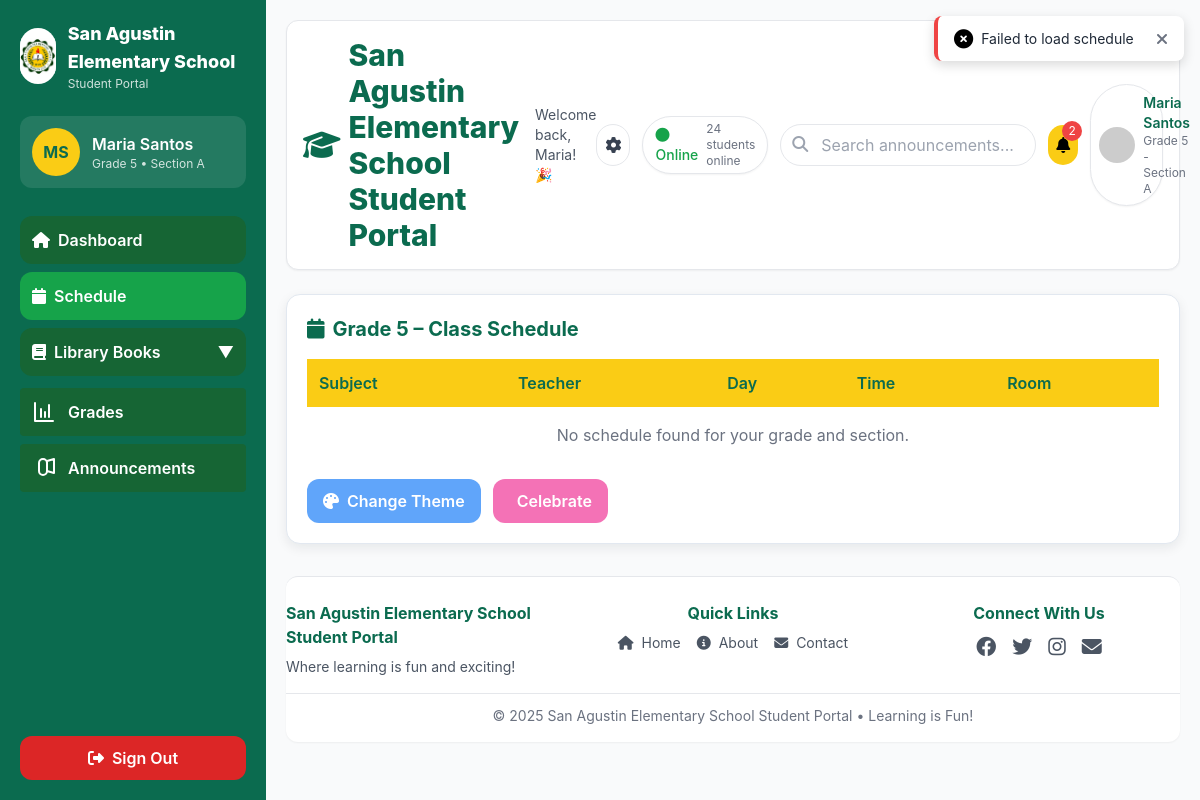
Screenshot of /student/class_schedule.php (signed in) with the database file from the repository.
### tables this page shows
CREATE TABLE `students` (
  `id` int(11) NOT NULL,
  `user_id` int(11) DEFAULT NULL,
  `student_id` varchar(20) NOT NULL,
  `first_name` varchar(50) NOT NULL,
  `last_name` varchar(50) NOT NULL,
  `middle_name` varchar(50) DEFAULT NULL,
  `birthdate` date NOT NULL,
  `gender` enum('Male','Female','Other') DEFAULT NULL,
  `address` text DEFAULT NULL,
  `email` varchar(100) DEFAULT NULL,
  `contact_number` varchar(20) DEFAULT NULL,
  `guardian_name` varchar(100) DEFAULT NULL,
  `guardian_contact` varchar(20) DEFAULT NULL,
  `guardian_relationship` varchar(50) DEFAULT NULL,
  `grade_level` int(11) NOT NULL,
  `section` varchar(10) DEFAULT NULL,
  `school_year` varchar(20) DEFAULT NULL,
  `lrn` varchar(20) DEFAULT NULL,
  `status` enum('Active','Inactive','Transferred','Graduated') DEFAULT 'Active',
  `is_active` tinyint(1) NOT NULL DEFAULT 1,
  `last_login` datetime DEFAULT NULL,
  `created_at` timestamp NOT NULL DEFAULT current_timestamp(),
  `updated_at` timestamp NOT NULL DEFAULT current_timestamp() ON UPDATE current_timestamp()
);

### student/class_schedule.php (the view, shortened to what this page needs)
<?php
$database = new Database();
$schedule = [];
$user = [
    'first_name' => 'Student',
    'last_name' => '',
    'grade_level' => 'N/A',
    'section' => 'N/A'
];
if (isset($_SESSION['user_id'])) {
    try {
        $registrar_conn = $database->getConnection('registrar');
        $query = "SELECT first_name, last_name, grade_level, section FROM students WHERE user_id = ?";
        $stmt = $registrar_conn->prepare($query);
        $stmt->bindParam(1, $_SESSION['user_id']);
        $stmt->execute();
        $userData = $stmt->fetch(PDO::FETCH_ASSOC);
        if ($userData) {
            $user = array_merge($user, $userData);
        }
    } catch (PDOException $e) {
        error_log("Database error: " . $e->getMessage());
    }
}
$initials = '';
if (!empty($user['first_name'])) $initials .= substr($user['first_name'], 0, 1);
if (!empty($user['last_name'])) $initials .= substr($user['last_name'], 0, 1);
?>
<!DOCTYPE html>
<html lang="en">
<head>
  <script src="https://cdn.tailwindcss.com"></script>
  <link rel="stylesheet" href="https://cdnjs.cloudflare.com/ajax/libs/font-awesome/6.4.0/css/all.min.css">
</head>
<body class="min-h-screen bg-gray-50">
  <div class="min-h-screen flex">
    <aside class="hidden md:flex md:flex-col w-72 p-5 bg-school-primary text-white">
      <div class="flex items-center gap-3 mb-6">
        <div class="w-14 h-14 rounded-full bg-white flex items-center justify-center">
          <img src="logo.jpg" alt="San Agustin ES Logo" class="w-full h-full object-contain rounded-full">
        </div>
        <div>
          <div class="text-lg font-extrabold">San Agustin Elementary School</div>
          <div class="text-xs text-white/80">Student Portal</div>
        </div>
      </div>
      <div class="bg-white/10 p-3 rounded-xl mb-4 flex items-center gap-3">
        <div class="w-12 h-12 rounded-full bg-school-secondary text-school-primary font-bold flex items-center justify-center">
          <?php echo !empty($initials) ? $initials : 'U'; ?>
        </div>
        <div>
          <div class="font-semibold"><?php echo htmlspecialchars($user['first_name'] . ' ' . $user['last_name']); ?></div>
          <div class="text-xs text-white/80">
            Grade <?php echo htmlspecialchars($user['grade_level']); ?> •
            Section <?php echo htmlspecialchars($user['section']); ?>
          </div>
        </div>
      </div>
      <nav class="mt-3 flex-1 space-y-2">
        <a id="navDashboard" href="dashboard.php" class="w-full big-btn bg-green-800 hover:bg-green-700 text-white flex items-center gap-2 px-3 py-3">
          <i class="fas fa-home"></i> Dashboard
        </a>
        <a id="navSchedule" href="class_schedule.php" class="w-full big-btn bg-green-600 hover:bg-green-500 text-white flex items-center gap-2 px-3 py-3 active-nav">
          <i class="fas fa-calendar"></i> Schedule
        </a>
        <div class="collapsible-section">
          <button id="booksBtn" class="w-full big-btn bg-green-800 hover:bg-green-700 text-white flex items-center justify-between px-3 py-3">
            <span class="flex items-center gap-2"><i class="fas fa-book"></i> Library Books</span>
            <span class="collapsible-arrow transition-transform">▼</span>
          </button>
        </div>
        <a id="navGrades" href="grades.php" class="w-full big-btn bg-green-800 hover:bg-green-700 text-white flex items-center gap-3 px-3 py-3 rounded">
          <svg xmlns="http://www.w3.org/2000/svg" class="h-6 w-6" fill="none" viewBox="0 0 24 24" stroke="currentColor">
            <path stroke-linecap="round" stroke-linejoin="round" stroke-width="2" d="M3 3v18h18M9 17V9m4 8v-5m4 5V5" />
          </svg>
          <span>Grades</span>
        </a>
        <a id="navAnnouncements" href="announcements.php" class="w-full big-btn bg-green-800 hover:bg-green-700 text-white flex items-center gap-3 px-3 py-3 rounded">
          <svg xmlns="http://www.w3.org/2000/svg" class="h-6 w-6" fill="none" viewBox="0 0 24 24" stroke="currentColor">
            <path stroke-linecap="round" stroke-linejoin="round" stroke-width="2" d="M15 11V5l7-2v14l-7-2v-6m0 6a4 4 0 01-8 0V7a4 4 0 018 0" />
          </svg>
          <span>Announcements</span>
        </a>
      </nav>
      <div class="mt-4">
        <form action="../logout.php" method="post" class="w-full">
          <button type="submit" id="logout" class="w-full bg-red-600 hover:bg-red-500 big-btn flex items-center justify-center gap-2">
            <i class="fas fa-sign-out-alt"></i> Sign Out
          </button>
        </form>
      </div>
    </aside>
    <main class="flex-1 p-5">
      <header class="flex items-center justify-between mb-6 bg-white p-4 rounded-xl shadow-sm border border-gray-200">
        <div class="flex items-center gap-4">
          <h1 class="text-2xl md:text-3xl font-extrabold text-school-primary flex items-center gap-2">
            <i class="fas fa-graduation-cap"></i>San Agustin Elementary <br>School Student Portal
          </h1>
          <span class="hidden md:inline text-sm text-gray-600">
            Welcome back, <?php echo htmlspecialchars($user['first_name']); ?>! 🎉
          </span>
        </div>
        <div class="flex items-center gap-3">
          <button id="settingsBtn" class="p-2 rounded-full bg-white border hover:bg-gray-50" title="Student Settings">
            <i class="fas fa-cog text-gray-700"></i>
          </button>
          <div class="hidden sm:flex items-center bg-white rounded-full border px-3 py-1 shadow-sm">
            <span class="text-sm text-green-600 font-medium mr-2"><i class="fas fa-circle animate-pulse"></i> Online</span>
            <span id="onlineCount" class="text-xs text-gray-500">24 students online</span>
          </div>
          <div class="relative">
            <input id="search" aria-label="Search" class="hidden sm:inline px-4 py-2 rounded-full border w-64 search-input pl-10" placeholder="Search announcements..." />
            <i class="fas fa-search absolute left-3 top-3 text-gray-400"></i>
          </div>
          <button id="notifBtn" class="p-2 rounded-full bg-school-secondary relative" title="Notifications">
            <i class="fas fa-bell"></i>
            <span id="notifCount" class="absolute -top-1 -right-1 bg-red-500 text-white text-xs rounded-full w-5 h-5 flex items-center justify-center">3</span>
          </button>
          <div class="flex items-center gap-2 p-2 rounded-full bg-white shadow-sm border">
            <img src="https://i.pravatar.cc/40?img=5" alt="profile" class="w-9 h-9 rounded-full">
            <div class="hidden sm:block text-sm">
              <div class="font-semibold text-school-primary">
                <?php echo htmlspecialchars($user['first_name'] . ' ' . $user['last_name']); ?>
              </div>
              <div class="text-xs text-gray-500">
                Grade <?php echo htmlspecialchars($user['grade_level']); ?> -
                Section <?php echo htmlspecialchars($user['section']); ?>
              </div>
            </div>
          </div>
        </div>
      </header>
      <section class="card p-5">
        <h2 class="text-xl font-bold text-school-primary flex items-center gap-2">
          <i class="fas fa-calendar"></i>
          Grade <?php echo htmlspecialchars($user['grade_level']); ?> – Class Schedule
        </h2>
        <div class="mt-4 overflow-x-auto">
          <table class="w-full text-left border-collapse">
            <thead>
              <tr class="bg-school-secondary text-school-primary">
                <th class="p-3 font-semibold">Subject</th>
                <th class="p-3 font-semibold">Teacher</th>
                <th class="p-3 font-semibold">Day</th>
                <th class="p-3 font-semibold">Time</th>
                <th class="p-3 font-semibold">Room</th>
              </tr>
            </thead>
            <tbody id="scheduleTable">
              <?php if (!empty($schedule)): ?>
                <?php foreach ($schedule as $class): ?>
                  <tr class="border-b hover:bg-gray-100">
                    <td class="p-3"><?php echo htmlspecialchars($class['subject']); ?></td>
                    <td class="p-3"><?php echo htmlspecialchars($class['teacher']); ?></td>
                    <td class="p-3"><?php echo htmlspecialchars($class['days']); ?></td>
                    <td class="p-3">
                      <?php
                      echo date('g:i A', strtotime($class['start_time'])) . ' - ' .
                           date('g:i A', strtotime($class['end_time']));
                      ?>
                    </td>
                    <td class="p-3"><?php echo htmlspecialchars($class['room']); ?></td>
                  </tr>
                <?php endforeach; ?>
              <?php else: ?>
                <tr>
                  <td colspan="5" class="p-4 text-center text-gray-500">
                    No schedule found for your grade and section.
                  </td>
                </tr>
              <?php endif; ?>
            </tbody>
          </table>
        </div>
        <div class="mt-4 flex gap-3">
          <button id="themeBtn" class="big-btn bg-school-accent hover:bg-blue-500 text-white flex items-center gap-2"><i class="fas fa-palette"></i> Change Theme</button>
          <button id="confettiTest" class="big-btn bg-pink-400 hover:bg-pink-500 text-white flex items-center gap-2"><i class="fas fa-party-horn"></i> Celebrate</button>
        </div>
      </section>
      <footer class="mt-8 text-center border-t pt-6 pb-4 bg-white rounded-xl shadow-sm">
        <div class="grid grid-cols-1 md:grid-cols-3 gap-6 mb-4">
          <div class="text-center md:text-left">
            <h4 class="font-bold text-school-primary mb-2">San Agustin Elementary School <br>Student Portal</h4>
            <p class="text-sm text-gray-600">Where learning is fun and exciting!</p>
          </div>
          <div>
            <h4 class="font-bold text-school-primary mb-2">Quick Links</h4>
            <div class="flex flex-col md:flex-row justify-center gap-4 text-sm">
              <a href="#" class="footer-link text-gray-600"><i class="fas fa-home mr-1"></i> Home</a>
              <a href="#" class="footer-link text-gray-600"><i class="fas fa-info-circle mr-1"></i> About</a>
              <a href="#" class="footer-link text-gray-600"><i class="fas fa-envelope mr-1"></i> Contact</a>
            </div>
          </div>
          <div>
            <h4 class="font-bold text-school-primary mb-2">Connect With Us</h4>
            <div class="flex justify-center md:justify-center gap-4">
              <a href="#" class="footer-link text-gray-600 text-xl"><i class="fab fa-facebook"></i></a>
              <a href="#" class="footer-link text-gray-600 text-xl"><i class="fab fa-twitter"></i></a>
              <a href="#" class="footer-link text-gray-600 text-xl"><i class="fab fa-instagram"></i></a>
              <a href="#" class="footer-link text-gray-600 text-xl"><i class="fas fa-envelope"></i></a>
            </div>
          </div>
        </div>
        <div class="text-sm text-gray-500 border-t pt-3">
          © 2025 San Agustin Elementary School Student Portal • Learning is Fun!
        </div>
      </footer>
    </main>
  </div>
  <div id="confettiRoot">
    <div id="toastContainer" class="fixed top-4 right-4 z-[10000] space-y-2"></div>
  </div>
</body>
</html>

### student/class_schedule.php (style rules this page uses)
:root { --primary: #0b6b4f; --secondary: #facc15; --accent: #60a5fa; }
body { font-family: 'Inter', ui-sans-serif, system-ui, -apple-system, "Segoe UI", Roboto, "Helvetica Neue", Arial; background-color: #f8fafc; }
.card { background: white; border-radius: 14px; box-shadow: 0 4px 12px rgba(15,23,42,0.08); border: 1px solid #e2e8f0; }
.big-btn { border-radius: 12px; padding: 10px 16px; font-weight: 600; transition: all 0.2s ease; }
.bg-school-primary { background-color: #0b6b4f; }
.bg-school-secondary { background-color: #facc15; }
.bg-school-accent { background-color: #60a5fa; }
.text-school-primary { color: #0b6b4f; }
.footer-link { transition: all 0.2s ease; }

### rows the page displays
students: initials "MS", first_name+last_name "Maria Santos", grade_level "5", section "A", first_name "Maria"
